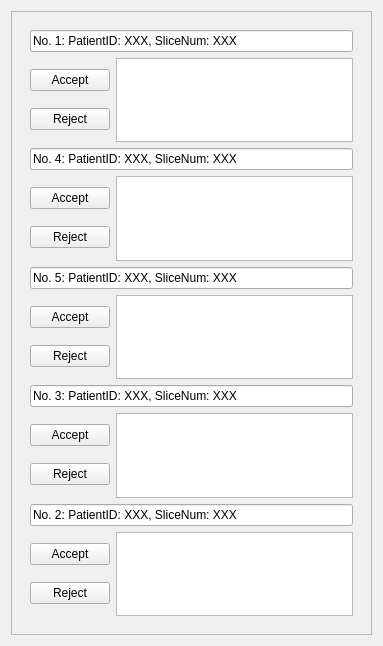
<?xml version="1.0" encoding="UTF-8"?>
<ui version="4.0">
 <class>Form</class>
 <widget class="QWidget" name="Form">
  <property name="geometry">
   <rect>
    <x>0</x>
    <y>0</y>
    <width>383</width>
    <height>646</height>
   </rect>
  </property>
  <property name="windowTitle">
   <string>Form</string>
  </property>
  <layout class="QVBoxLayout" name="verticalLayout_15">
   <item>
    <widget class="QScrollArea" name="scrollArea">
     <property name="widgetResizable">
      <bool>true</bool>
     </property>
     <widget class="QWidget" name="scrollAreaWidgetContents">
      <property name="geometry">
       <rect>
        <x>0</x>
        <y>0</y>
        <width>363</width>
        <height>626</height>
       </rect>
      </property>
      <layout class="QVBoxLayout" name="verticalLayout_14">
       <item>
        <widget class="QWidget" name="widget" native="true">
         <layout class="QVBoxLayout" name="verticalLayout_13">
          <item>
           <layout class="QVBoxLayout" name="verticalLayout_12">
            <item>
             <layout class="QVBoxLayout" name="verticalLayout_3">
              <item>
               <widget class="QLineEdit" name="lineEdit">
                <property name="font">
                 <font>
                  <family>Segoe UI</family>
                 </font>
                </property>
                <property name="text">
                 <string>No. 1: PatientID: XXX, SliceNum: XXX</string>
                </property>
               </widget>
              </item>
              <item>
               <layout class="QHBoxLayout" name="horizontalLayout">
                <item>
                 <layout class="QVBoxLayout" name="verticalLayout_2">
                  <item>
                   <widget class="QPushButton" name="pushButton">
                    <property name="font">
                     <font>
                      <family>Segoe UI</family>
                     </font>
                    </property>
                    <property name="text">
                     <string>Accept</string>
                    </property>
                   </widget>
                  </item>
                  <item>
                   <widget class="QPushButton" name="pushButton_2">
                    <property name="font">
                     <font>
                      <family>Segoe UI</family>
                     </font>
                    </property>
                    <property name="text">
                     <string>Reject</string>
                    </property>
                   </widget>
                  </item>
                 </layout>
                </item>
                <item>
                 <widget class="QGraphicsView" name="graphicsView"/>
                </item>
               </layout>
              </item>
             </layout>
            </item>
            <item>
             <layout class="QVBoxLayout" name="verticalLayout_8">
              <item>
               <widget class="QLineEdit" name="lineEdit_4">
                <property name="font">
                 <font>
                  <family>Segoe UI</family>
                 </font>
                </property>
                <property name="text">
                 <string>No. 4: PatientID: XXX, SliceNum: XXX</string>
                </property>
               </widget>
              </item>
              <item>
               <layout class="QHBoxLayout" name="horizontalLayout_4">
                <item>
                 <layout class="QVBoxLayout" name="verticalLayout_9">
                  <item>
                   <widget class="QPushButton" name="pushButton_7">
                    <property name="font">
                     <font>
                      <family>Segoe UI</family>
                     </font>
                    </property>
                    <property name="text">
                     <string>Accept</string>
                    </property>
                   </widget>
                  </item>
                  <item>
                   <widget class="QPushButton" name="pushButton_8">
                    <property name="font">
                     <font>
                      <family>Segoe UI</family>
                     </font>
                    </property>
                    <property name="text">
                     <string>Reject</string>
                    </property>
                   </widget>
                  </item>
                 </layout>
                </item>
                <item>
                 <widget class="QGraphicsView" name="graphicsView_4"/>
                </item>
               </layout>
              </item>
             </layout>
            </item>
            <item>
             <layout class="QVBoxLayout" name="verticalLayout_10">
              <item>
               <widget class="QLineEdit" name="lineEdit_5">
                <property name="font">
                 <font>
                  <family>Segoe UI</family>
                 </font>
                </property>
                <property name="text">
                 <string>No. 5: PatientID: XXX, SliceNum: XXX</string>
                </property>
               </widget>
              </item>
              <item>
               <layout class="QHBoxLayout" name="horizontalLayout_5">
                <item>
                 <layout class="QVBoxLayout" name="verticalLayout_11">
                  <item>
                   <widget class="QPushButton" name="pushButton_9">
                    <property name="font">
                     <font>
                      <family>Segoe UI</family>
                     </font>
                    </property>
                    <property name="text">
                     <string>Accept</string>
                    </property>
                   </widget>
                  </item>
                  <item>
                   <widget class="QPushButton" name="pushButton_10">
                    <property name="font">
                     <font>
                      <family>Segoe UI</family>
                     </font>
                    </property>
                    <property name="text">
                     <string>Reject</string>
                    </property>
                   </widget>
                  </item>
                 </layout>
                </item>
                <item>
                 <widget class="QGraphicsView" name="graphicsView_5"/>
                </item>
               </layout>
              </item>
             </layout>
            </item>
            <item>
             <layout class="QVBoxLayout" name="verticalLayout_6">
              <item>
               <widget class="QLineEdit" name="lineEdit_3">
                <property name="font">
                 <font>
                  <family>Segoe UI</family>
                 </font>
                </property>
                <property name="text">
                 <string>No. 3: PatientID: XXX, SliceNum: XXX</string>
                </property>
               </widget>
              </item>
              <item>
               <layout class="QHBoxLayout" name="horizontalLayout_3">
                <item>
                 <layout class="QVBoxLayout" name="verticalLayout_7">
                  <item>
                   <widget class="QPushButton" name="pushButton_5">
                    <property name="font">
                     <font>
                      <family>Segoe UI</family>
                     </font>
                    </property>
                    <property name="text">
                     <string>Accept</string>
                    </property>
                   </widget>
                  </item>
                  <item>
                   <widget class="QPushButton" name="pushButton_6">
                    <property name="font">
                     <font>
                      <family>Segoe UI</family>
                     </font>
                    </property>
                    <property name="text">
                     <string>Reject</string>
                    </property>
                   </widget>
                  </item>
                 </layout>
                </item>
                <item>
                 <widget class="QGraphicsView" name="graphicsView_3"/>
                </item>
               </layout>
              </item>
             </layout>
            </item>
            <item>
             <layout class="QVBoxLayout" name="verticalLayout_4">
              <item>
               <widget class="QLineEdit" name="lineEdit_2">
                <property name="font">
                 <font>
                  <family>Segoe UI</family>
                 </font>
                </property>
                <property name="text">
                 <string>No. 2: PatientID: XXX, SliceNum: XXX</string>
                </property>
               </widget>
              </item>
              <item>
               <layout class="QHBoxLayout" name="horizontalLayout_2">
                <item>
                 <layout class="QVBoxLayout" name="verticalLayout_5">
                  <item>
                   <widget class="QPushButton" name="pushButton_3">
                    <property name="font">
                     <font>
                      <family>Segoe UI</family>
                     </font>
                    </property>
                    <property name="text">
                     <string>Accept</string>
                    </property>
                   </widget>
                  </item>
                  <item>
                   <widget class="QPushButton" name="pushButton_4">
                    <property name="font">
                     <font>
                      <family>Segoe UI</family>
                     </font>
                    </property>
                    <property name="text">
                     <string>Reject</string>
                    </property>
                   </widget>
                  </item>
                 </layout>
                </item>
                <item>
                 <widget class="QGraphicsView" name="graphicsView_2"/>
                </item>
               </layout>
              </item>
             </layout>
            </item>
           </layout>
          </item>
         </layout>
        </widget>
       </item>
      </layout>
     </widget>
    </widget>
   </item>
  </layout>
 </widget>
 <resources/>
 <connections/>
</ui>
